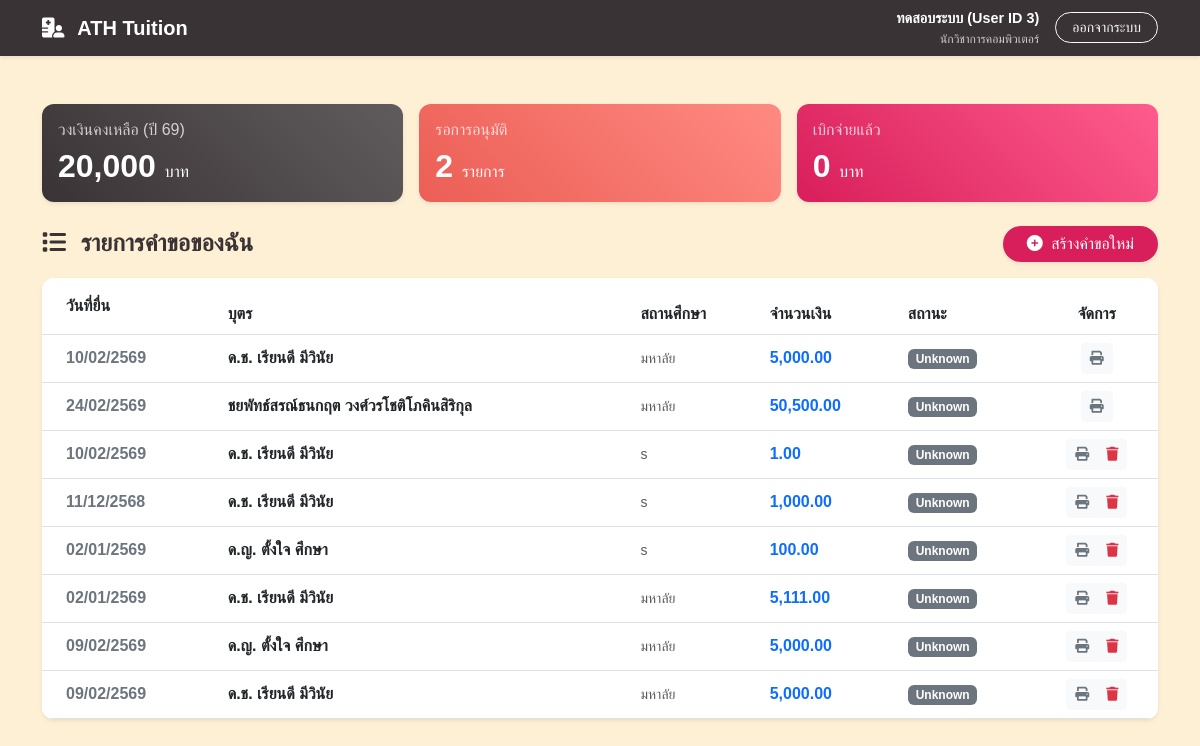
Before: / with the older database file.
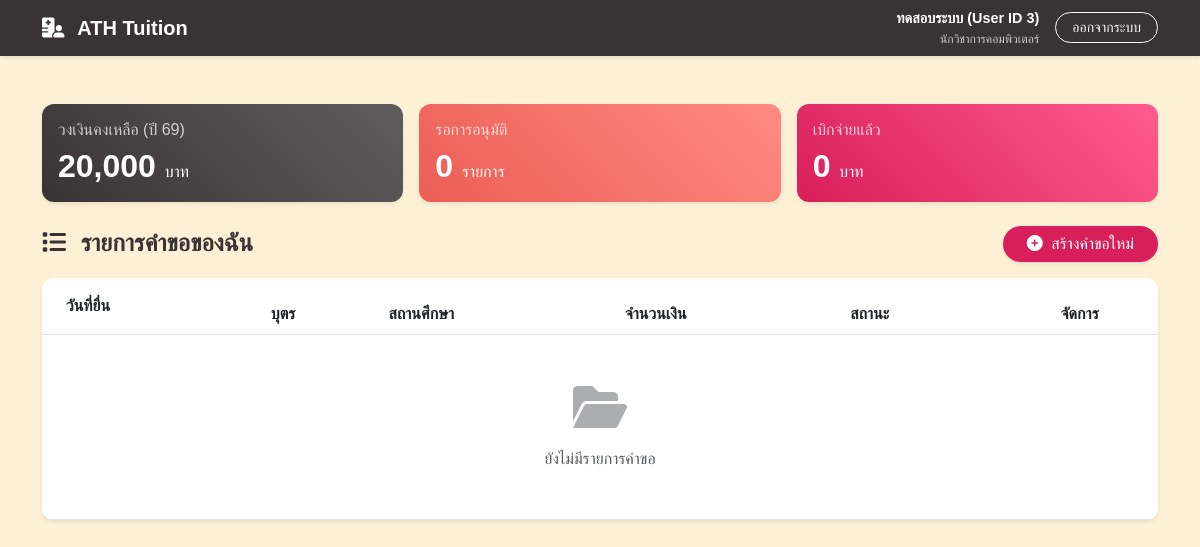
After: the same page with the newer database file.
### tables this page shows
CREATE TABLE `ath_tuition_request` (
  `req_id` int(11) UNSIGNED NOT NULL COMMENT 'รหัสคำขอเบิกค่าเล่าเรียน',
  `mem_id` int(11) UNSIGNED NOT NULL COMMENT 'รหัสสมาชิก (ผู้ขอเบิก)',
  `fam_id` int(11) UNSIGNED NOT NULL COMMENT 'รหัสสมาชิกในครอบครัว (บุตรที่ขออนุมัติ)',
  `req_school_name` varchar(255) NOT NULL COMMENT 'ชื่อสถานศึกษา',
  `req_school_level` enum('ปฐมวัย','ประถมศึกษา','มัธยมศึกษา','อุดมศึกษา') NOT NULL COMMENT 'ระดับการศึกษา',
  `req_grade` varchar(50) DEFAULT NULL COMMENT 'ชั้นเรียน',
  `req_semester` tinyint(1) UNSIGNED NOT NULL COMMENT 'เทอม 1=เทอม1, 2=เทอม2',
  `req_academic_year` int(4) NOT NULL COMMENT 'ปีการศึกษา (พ.ศ.)',
  `req_tuition_amount` decimal(10,2) NOT NULL COMMENT 'จำนวนเงินค่าเล่าเรียน',
  `req_request_date` datetime NOT NULL DEFAULT current_timestamp() COMMENT 'วันที่ยื่นคำขอ',
  `req_status` enum('draft','submitted','finance_received','approved','pending_payment','completed','cancelled') NOT NULL DEFAULT 'draft' COMMENT 'สถานะคำขอ',
  `req_status_updated_at` datetime DEFAULT NULL ON UPDATE current_timestamp() COMMENT 'วันที่อัปเดตสถานะ',
  `req_finance_received_date` datetime DEFAULT NULL COMMENT 'วันที่การเงินรับเรื่อง',
  `req_approved_by` int(11) UNSIGNED DEFAULT NULL COMMENT 'รหัสผู้อนุมัติ',
  `req_approved_date` datetime DEFAULT NULL COMMENT 'วันที่อนุมัติ',
  `req_paid_date` datetime DEFAULT NULL COMMENT 'วันที่จ่ายเงิน',
  `req_paid_by` int(11) UNSIGNED DEFAULT NULL COMMENT 'รหัสผู้จ่ายเงิน',
  `req_cancellation_reason` text DEFAULT NULL COMMENT 'เหตุผลในการยกเลิก',
  `req_cancelled_by` int(11) UNSIGNED DEFAULT NULL COMMENT 'รหัสผู้ยกเลิก',
  `req_cancelled_date` datetime DEFAULT NULL COMMENT 'วันที่ยกเลิก',
  `req_notes` text DEFAULT NULL COMMENT 'หมายเหตุเพิ่มเติม',
  `req_created_at` datetime NOT NULL DEFAULT current_timestamp() COMMENT 'วันที่สร้างข้อมูล',
  `req_updated_at` datetime DEFAULT NULL ON UPDATE current_timestamp() COMMENT 'วันที่แก้ไขข้อมูล',
  `req_deleted_status` tinyint(1) UNSIGNED NOT NULL DEFAULT 0 COMMENT 'สถานะการลบ 0=ปกติ, 1=ลบแล้ว'
);

CREATE TABLE `ath_member_family` (
  `fam_id` int(11) UNSIGNED NOT NULL COMMENT 'รหัสสมาชิกในครอบครัว',
  `mem_id` int(11) UNSIGNED NOT NULL COMMENT 'รหัสสมาชิก',
  `fam_name` varchar(255) DEFAULT NULL COMMENT 'ชื่อสมาชิกในครอบครัว',
  `fam_birthdate` date DEFAULT NULL COMMENT 'วันเกิด',
  `fam_relationship` tinyint(1) UNSIGNED NOT NULL DEFAULT 1 COMMENT 'ความสัมพันธ์ 1=บุตร, 2=สามี/ภรรยา, 3=บิดา/มารดา, 4=อื่นๆ',
  `fam_created_at` datetime NOT NULL DEFAULT current_timestamp() COMMENT 'วันที่สร้างข้อมูล',
  `fam_updated_at` datetime DEFAULT NULL ON UPDATE current_timestamp() COMMENT 'วันที่อัปเดตข้อมูล',
  `fam_deleted_status` tinyint(1) UNSIGNED NOT NULL DEFAULT 0 COMMENT 'สถานะการลบ 0=ปกติ, 1=ลบแล้ว'
);

### index.php (the view, shortened to what this page needs)
<?php
require_once 'db.php';
?>
<!DOCTYPE html>
<html lang="th">
<head>
    <link href="https://cdn.jsdelivr.net/npm/bootstrap@5.3.0/dist/css/bootstrap.min.css" rel="stylesheet">
    <link rel="stylesheet" href="https://cdnjs.cloudflare.com/ajax/libs/font-awesome/6.0.0/css/all.min.css">
</head>
<body>
<nav class="navbar navbar-expand-lg navbar-dark navbar-custom shadow-sm">
    <div class="container">
        <a class="navbar-brand fw-bold" href="#"><i class="fas fa-hospital-user me-2"></i> ATH Tuition</a>
        <div class="d-flex text-white align-items-center">
             <div class="me-3 text-end d-none d-md-block">
                 <div class="fw-bold" style="font-size: 0.9rem;"><?php echo $_SESSION['mem_name']; ?></div>
                 <div class="small opacity-75" style="font-size: 0.75rem;"><?php echo $_SESSION['mem_position']; ?></div>
             </div>
             <a href="logout.php" class="btn btn-sm btn-outline-light rounded-pill px-3">ออกจากระบบ</a>
        </div>
    </div>
</nav>
<div class="container mt-5">
    <div class="row mb-4 g-3">
        <div class="col-md-4">
            <div class="card card-custom bg-gradient-1 h-100 shadow-sm">
                <div class="card-body">
                    <h6 class="opacity-75">วงเงินคงเหลือ (ปี 69)</h6>
                    <h2 class="fw-bold mb-0">20,000 <span class="fs-6 fw-normal">บาท</span></h2>
                </div>
            </div>
        </div>
        <div class="col-md-4">
            <div class="card card-custom bg-gradient-2 h-100 shadow-sm">
                <div class="card-body">
                    <h6 class="opacity-75">รอการอนุมัติ</h6>
                    <?php
                        $count_pending = $pdo->prepare("SELECT COUNT(*) FROM ath_tuition_request WHERE mem_id = ? AND req_status IN ('submitted', 'finance_received')");
                        $count_pending->execute([$_SESSION['mem_id']]);
                        $pending_num = $count_pending->fetchColumn();
                    ?>
                    <h2 class="fw-bold mb-0"><?php echo $pending_num; ?> <span class="fs-6 fw-normal">รายการ</span></h2>
                </div>
            </div>
        </div>
        <div class="col-md-4">
            <div class="card card-custom bg-gradient-3 h-100 shadow-sm">
                <div class="card-body">
                    <h6 class="opacity-75">เบิกจ่ายแล้ว</h6>
                    <h2 class="fw-bold mb-0">0 <span class="fs-6 fw-normal">บาท</span></h2>
                </div>
            </div>
        </div>
    </div>
    <div class="d-flex justify-content-between align-items-center mb-3">
        <h4 class="fw-bold m-0"><i class="fas fa-list me-2"></i> รายการคำขอของฉัน</h4>
        <a href="create_request.php" class="btn btn-add shadow-sm rounded-pill px-4">
            <i class="fas fa-plus-circle me-1"></i> สร้างคำขอใหม่
        </a>
    </div>
    <div class="card shadow-sm border-0 overflow-hidden" style="border-radius: 12px;">
        <div class="card-body p-0">
            <table class="table table-hover mb-0 align-middle">
                <thead class="bg-light">
                    <tr>
                        <th class="ps-4 py-3">วันที่ยื่น</th>
                        <th>บุตร</th>
                        <th>สถานศึกษา</th>
                        <th>จำนวนเงิน</th>
                        <th>สถานะ</th>
                        <th class="text-center">จัดการ</th>
                    </tr>
                </thead>
                <tbody class="bg-white">
                    <?php
                    try {
                        $sql = "SELECT r.*, f.fam_name
                                FROM ath_tuition_request r
                                LEFT JOIN ath_member_family f ON r.fam_id = f.fam_id
                                WHERE r.mem_id = :mem_id
                                ORDER BY r.req_id DESC";
                        $stmt = $pdo->prepare($sql);
                        $stmt->execute([':mem_id' => $_SESSION['mem_id']]);
                        $requests = $stmt->fetchAll();
                        if (count($requests) > 0) {
                            foreach ($requests as $req) {
                                $date = date('d/m', strtotime($req['req_request_date'])) . '/' . (date('Y', strtotime($req['req_request_date'])) + 543);
                                $child_name = htmlspecialchars($req['fam_name'] ?? 'ไม่ระบุ');
                                echo "<tr>";
                                echo "<td class='ps-4 fw-bold text-secondary'>{$date}</td>";
                                echo "<td><div class='fw-bold text-dark'>{$child_name}</div></td>";
                                echo "<td><span class='text-muted small'>" . htmlspecialchars($req['req_school_name']) . "</span></td>";
                                echo "<td><b class='text-primary'>" . number_format($req['req_tuition_amount'], 2) . "</b></td>";
                                echo "<td>" . getStatusBadge($req['req_status']) . "</td>";
                                echo "<td class='text-center'>
                                        <div class='btn-group'>
                                            <a href='print_request.php?id={$req['req_id']}' target='_blank' class='btn btn-sm btn-light text-secondary' title='พิมพ์ใบเบิก'><i class='fas fa-print'></i></a>
                                            " . ($req['req_status'] == 'draft' ? "<a href='delete_request.php?id={$req['req_id']}' onclick=\"return confirm('คุณแน่ใจหรือไม่ว่าต้องการลบคำขอนี้?');\" class='btn btn-sm btn-light text-danger' title='ลบ'><i class='fas fa-trash'></i></a>" : "") . "
                                        </div>
                                      </td>";
                                echo "</tr>";
                            }
                        } else {
                            echo "<tr><td colspan='6' class='text-center text-muted py-5'>
                                    <i class='fas fa-folder-open fa-3x mb-3 opacity-50'></i><br>
                                    ยังไม่มีรายการคำขอ
                                  </td></tr>";
                        }
                    } catch (PDOException $e) {
                        echo "<tr><td colspan='6' class='text-center text-danger py-3'>เกิดข้อผิดพลาด: " . $e->getMessage() . "</td></tr>";
                    }
                    ?>
                </tbody>
            </table>
        </div>
    </div>
</div>
</body>
</html>

### db.php (shortened to what this page needs)
<?php
function getStatusBadge($status) {
    $badges = [
        'draft' => '<span class="badge bg-secondary">ฉบับร่าง</span>',
        'submitted' => '<span class="badge bg-primary">ส่งเรื่องแล้ว</span>',
        'finance_received' => '<span class="badge bg-info text-dark">การเงินรับเรื่อง</span>',
        'approved' => '<span class="badge bg-success">อนุมัติ</span>',
        'pending_payment' => '<span class="badge bg-warning text-dark">รอจ่ายเงิน</span>',
        'completed' => '<span class="badge bg-success">โอนเงินแล้ว</span>',
        'cancelled' => '<span class="badge bg-danger">ยกเลิก</span>',
    ];
    return $badges[$status] ?? '<span class="badge bg-secondary">Unknown</span>';
}
?>

### index.php (style rules this page uses)
:root { --c-coral: #EB5E55; --c-graphite: #3A3335; --c-raspberry: #D81E5B; --c-papaya: #FDF0D5; --c-ash: #C6D8D3; }
body { background-color: var(--c-papaya); color: var(--c-graphite); font-family: 'Sarabun', sans-serif; }
.navbar-custom { background-color: var(--c-graphite); }
.card-custom { border: none; border-radius: 12px; color: white; transition: transform 0.2s; }
.bg-gradient-1 { background: linear-gradient(45deg, #3A3335, #605c5d); }
.bg-gradient-2 { background: linear-gradient(45deg, #EB5E55, #ff8a82); }
.bg-gradient-3 { background: linear-gradient(45deg, #D81E5B, #ff5c8d); }
.table thead { background-color: var(--c-ash); }
.btn-add { background-color: var(--c-raspberry); border: none; color: white; }

Changed rows visible on the page:
removed ath_tuition_request: req_request_date "10/02/2569", fam.fam_name "ด.ช. เรียนดี มีวินัย", req_school_name "มหาลัย", req_tuition_amount "5,000.00", req_status "Unknown"
removed ath_tuition_request: req_request_date "24/02/2569", fam.fam_name "ชยพัทธ์สรณ์ธนกฤต วงศ์วรโชติโภคินสิริกุล", req_school_name "มหาลัย", req_tuition_amount "50,500.00", req_status "Unknown"
removed ath_tuition_request: req_request_date "10/02/2569", fam.fam_name "ด.ช. เรียนดี มีวินัย", req_school_name "s", req_tuition_amount "1.00", req_status "Unknown"
removed ath_tuition_request: req_request_date "11/12/2568", fam.fam_name "ด.ช. เรียนดี มีวินัย", req_school_name "s", req_tuition_amount "1,000.00", req_status "Unknown"
removed ath_tuition_request: req_request_date "02/01/2569", fam.fam_name "ด.ญ. ตั้งใจ ศึกษา", req_school_name "s", req_tuition_amount "100.00", req_status "Unknown"
removed ath_tuition_request: req_request_date "02/01/2569", fam.fam_name "ด.ช. เรียนดี มีวินัย", req_school_name "มหาลัย", req_tuition_amount "5,111.00", req_status "Unknown"
removed ath_tuition_request: req_request_date "09/02/2569", fam.fam_name "ด.ญ. ตั้งใจ ศึกษา", req_school_name "มหาลัย", req_tuition_amount "5,000.00", req_status "Unknown"
removed ath_tuition_request: req_request_date "09/02/2569", fam.fam_name "ด.ช. เรียนดี มีวินัย", req_school_name "มหาลัย", req_tuition_amount "5,000.00", req_status "Unknown"
Other visible differences:
$pending_num: "2" → "0"
text now shown: "ยังไม่มีรายการคำขอ"
